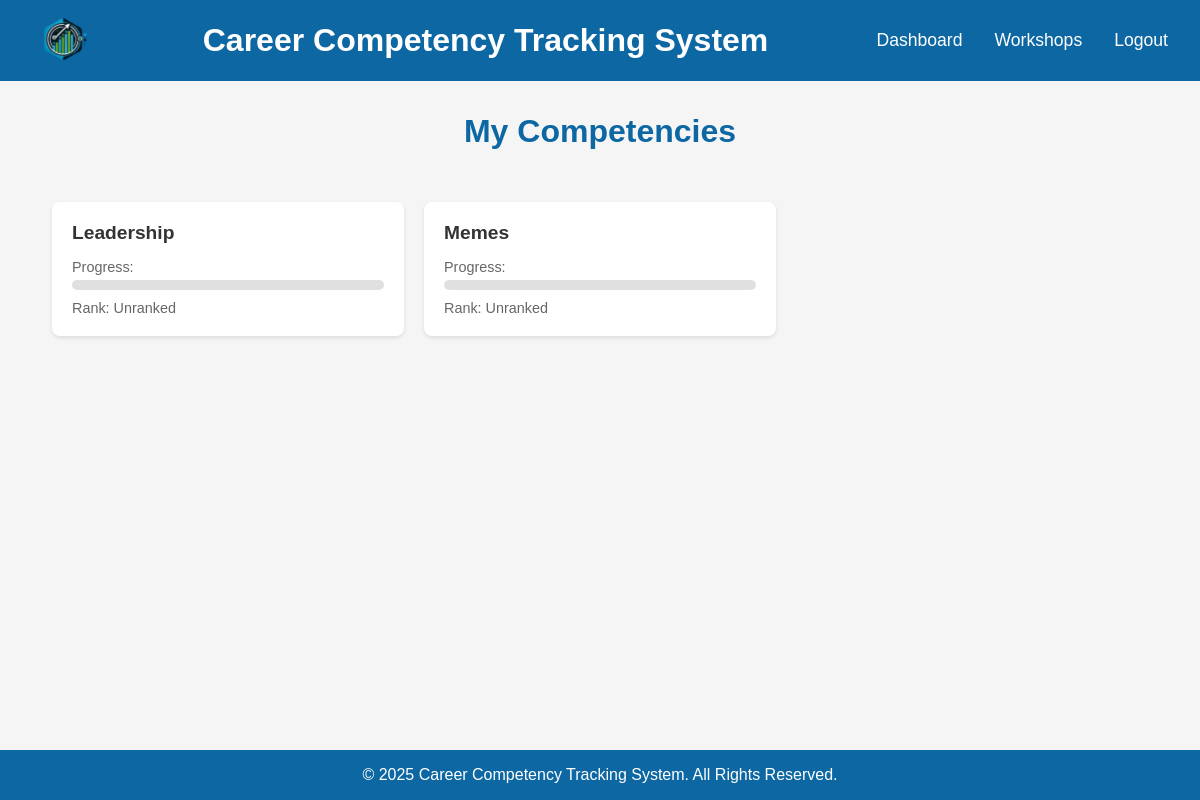
The app's page /competencies (signed in) with its own data.
### App/models/competency.py (models this page shows, shortened)
class Competency(db.Model):
    __tablename__ = 'competencies'
    id = db.Column(db.Integer, primary_key=True)
    name = db.Column(db.String(100), nullable=False)
    description = db.Column(db.String(500))
    workshop_competencies = db.relationship('WorkshopCompetency', back_populates='competency', lazy=True, cascade='all, delete-orphan')
    student_competencies = db.relationship('StudentCompetency', back_populates='competency', lazy=True, cascade='all, delete-orphan')

### App/views/dashboard.py (the view)
@dashboard_views.route('/competencies')
@login_required
def competencies():
    if current_user.user_type != 'student':
        flash('Only students can view competencies.', 'error')
        return redirect(url_for('dashboard_views.dashboard'))
    try:
        student = Student.get_by_id(current_user.id)
        if not student:
            flash('Student account not found.', 'error')
            return redirect(url_for('dashboard_views.dashboard'))
        return render_template('Html/competencies.html', user=student)
    except Exception as e:
        print(f"Error loading competencies: {e}")
        flash('Error loading competencies.', 'error')
        return redirect(url_for('dashboard_views.dashboard'))

### App/models/student.py (called while the page is built)
    @classmethod
    def get_by_id(cls, student_id):
        return db.session.query(cls).filter_by(id=student_id).first()

    @property
    def competencies(self):
        student_competencies = StudentCompetency.query.filter_by(student_id=self.id).all()
        return {
            sc.competency.name: {
                "rank": sc.rank,
                "feedback": sc.feedback,
                "awarded_date": sc.awarded_date.isoformat() if sc.awarded_date else None
            }
            for sc in student_competencies
        }

### App/templates/Html/competencies.html (shortened to what this page needs)
<!DOCTYPE html>
<html lang="en">
<head>
    <link rel="stylesheet" href="{{ url_for('static', filename='Css/competencies.css') }}">
</head>
<body>
    <header>
        <div class="logo">
            <img src="{{ url_for('static', filename='Images/logo.png') }}" alt="Logo">
        </div>
        <h1>Career Competency Tracking System</h1>
        <nav>
            <ul>
                <li><a href="{{ url_for('dashboard_views.dashboard') }}">Dashboard</a></li>
                <li><a href="{{ url_for('dashboard_views.workshops') }}">Workshops</a></li>
                <li><a href="{{ url_for('auth_views.logout_action') }}">Logout</a></li>
            </ul>
        </nav>
    </header>
    <main>
        <div class="competencies-container">
            <h2>My Competencies</h2>
            {% if user.competencies and user.competencies|length > 0 %}
                <div class="competencies-grid">
                    {% for competency, details in user.competencies.items() %}
                    <div class="competency-card">
                        <h3>{{ competency }}</h3>
                        {% set rank = details.rank|int %}
                        {% set rank_name = "" %}
                        {% if rank == 1 %}
                            {% set rank_name = "Beginner" %}
                        {% elif rank == 2 %}
                            {% set rank_name = "Intermediate" %}
                        {% elif rank == 3 %}
                            {% set rank_name = "Advanced" %}
                        {% else %}
                            {% set rank_name = "Unranked" %}
                        {% endif %}
                        <div class="progress-label">Progress:</div>
                        <div class="progress-bar">
                        </div>
                        <div class="rank-label">Rank: <span class="rank-text">{{ rank_name }}</span></div>
                    </div>
                    {% endfor %}
                </div>
            {% else %}
                <div class="no-competencies">
                    <p>You haven't acquired any competencies yet.</p>
                    <p>Enroll in workshops to start building your competencies!</p>
                    <a href="{{ url_for('dashboard_views.workshops') }}" class="cta-button">Browse Workshops</a>
                </div>
            {% endif %}
        </div>
    </main>
    <footer>
        <p>&copy; 2025 Career Competency Tracking System. All Rights Reserved.</p>
    </footer>
</body>
</html>

### App/static/Css/competencies.css (style rules this page uses)
* { margin: 0; padding: 0; box-sizing: border-box; }
body { font-family: Arial, sans-serif; background: #f5f5f5; min-height: 100vh; display: flex; flex-direction: column; }
header { background-color: #0d67a3; color: white; padding: 1rem 2rem; display: flex; align-items: center; justify-content: space-between; }
.logo img { height: 45px; }
nav ul { display: flex; gap: 2rem; list-style: none; }
nav a { color: white; text-decoration: none; font-size: 1.1rem; }
main { flex: 1; padding: 2rem; }
.competencies-container { max-width: 1200px; margin: 0 auto; }
h2 { color: #0d67a3; margin-bottom: 2rem; text-align: center; font-size: 2rem; }
.competencies-grid { display: grid; grid-template-columns: repeat(auto-fill, minmax(300px, 1fr)); gap: 20px; padding: 20px; }
.competency-card { background: white; border-radius: 8px; padding: 20px; box-shadow: 0 2px 4px rgba(0, 0, 0, 0.1); transition: transform 0.2s ease; }
.competency-card h3 { margin: 0 0 15px 0; color: #333; font-size: 1.2em; }
.progress-label { font-size: 0.9em; color: #666; margin-bottom: 5px; font-weight: 500; }
.progress-bar { width: 100%; height: 10px; background-color: #e0e0e0; border-radius: 5px; margin: 5px 0; }
.rank-label { font-size: 0.9em; color: #666; margin-top: 10px; font-weight: 500; }
.rank-text { font-weight: normal; }
footer { background: #0d67a3; color: white; text-align: center; padding: 1rem; margin-top: auto; }

### records on screen
Competency: name "Leadership", rank_name "Unranked"
Competency: name "Memes", rank_name "Unranked"
